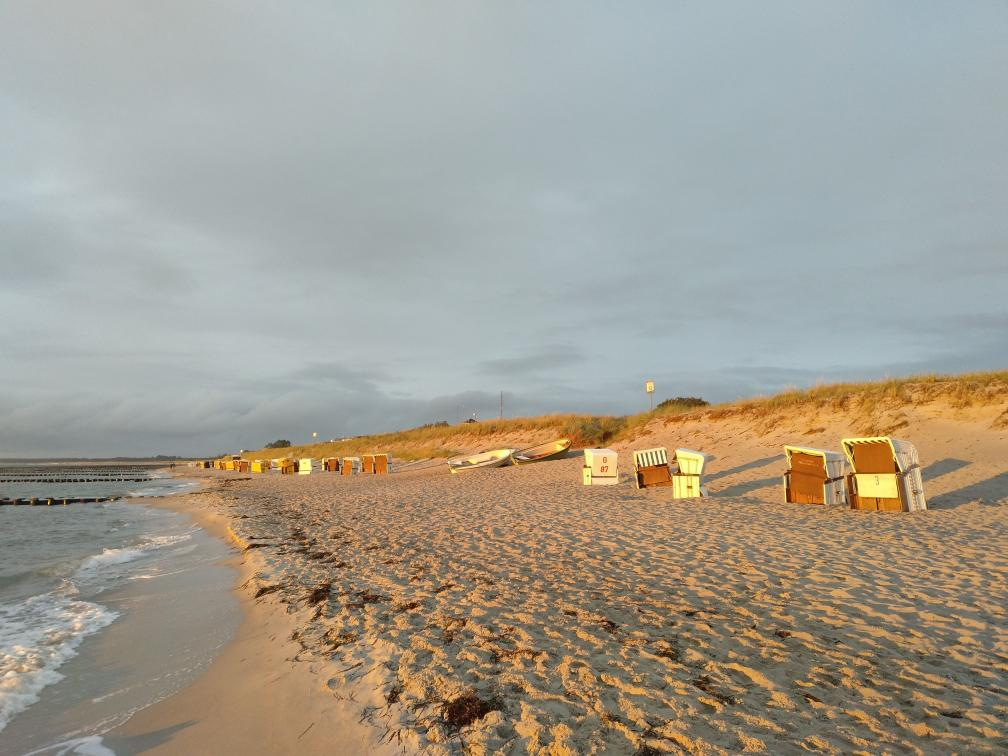
#> input picture lesson_2/data/sea.jpg, 1008 x 756 px
$ jupyter execute Homework.ipynb
#> lines starting #> are read from the running program, lines starting #| are printed output that depends on the picture
# HOMEWORK 2
For this homework you will have to complete and implement the colour balancing for:
* Gray world algorithm
* Scale-by-max algorithm

You are free to use your own images. Experiment with more images and think about the effect each of the algorithms has on the resulting (balanced) image.

### Colour Balancing
In this notebook we will show different type of colour balancing making use of von Kries' hypothesis.

[cell 1]
import cv2
import numpy as np
from matplotlib import pyplot as plt
plt.rcParams['figure.figsize'] = [15, 5]

[cell 2]
img = cv2.imread('../data/sea.jpg')
#> img is the input picture: shape (756, 1008, 3); mean B, G, R 144.1, 156.8, 162.3
img = cv2.cvtColor(img, cv2.COLOR_BGR2RGB)
plt.imshow(img)

### White patch
In white patch algorithm we choose a group of pixels we know they should be white. We then scale the resulting image colour channels by this white patch.

[cell 3]
# Define white patch and the coefficients
row, col = 485, 594
white = img[row, col, :]
#> white = [196, 152, 107]
coeffs = 255.0 / white
#> coeffs = [1.3, 1.68, 2.38]

# Apply white balancing and generate balanced image
balanced = np.zeros_like(img, dtype=np.float32)
for channel in range(3):
    balanced[..., channel] = img[..., channel] * coeffs[channel]
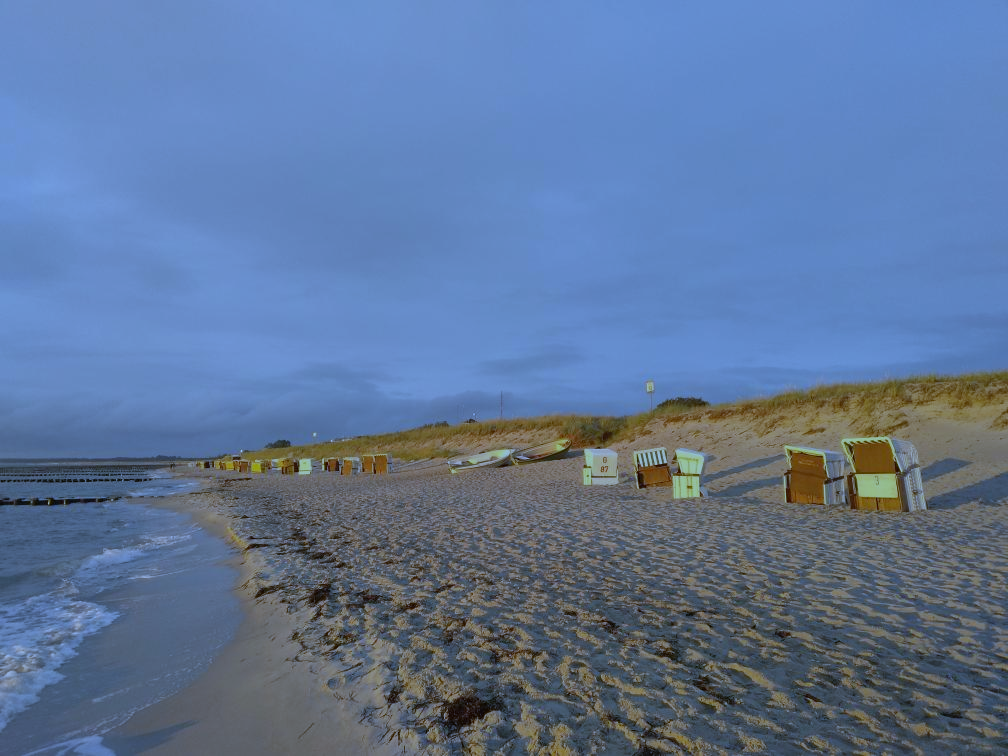
#> balanced: shape (756, 1008, 3) float32; mean R, G, B 211.1, 263, 343.4; drawn with min black and max white

# White patching does not guarantee that the dynamic range is preserved, images must be clipped.
balanced = balanced / 255
balanced[balanced > 1] = 1
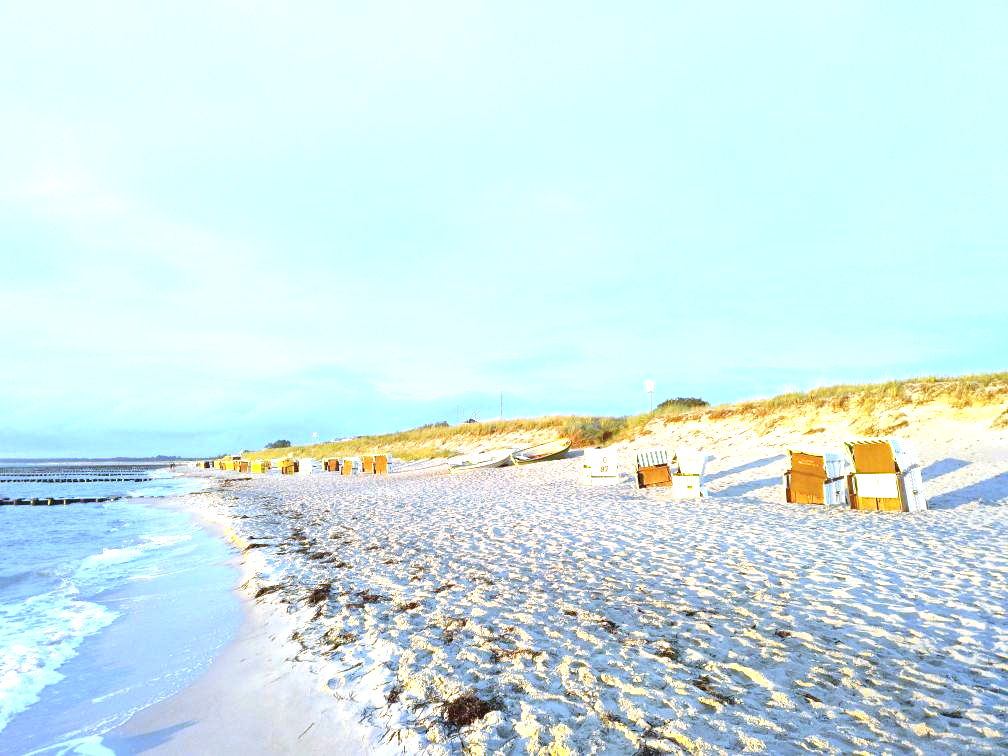
#> balanced: shape (756, 1008, 3) float32; mean R, G, B 0.822, 0.918, 0.923

plt.subplot(121), plt.imshow(img)
plt.subplot(122), plt.imshow(balanced)
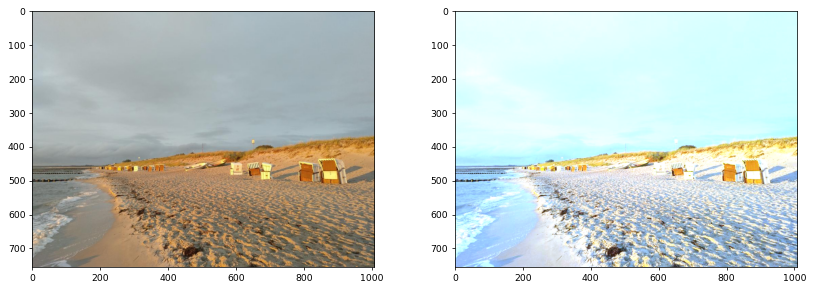
#> figure drawn by matplotlib, 2 panels

### Gray world
This algorithm assumes that a scene, on average, is gray.

[cell 4]
# Load your image
img = cv2.imread('../data/dark.png')
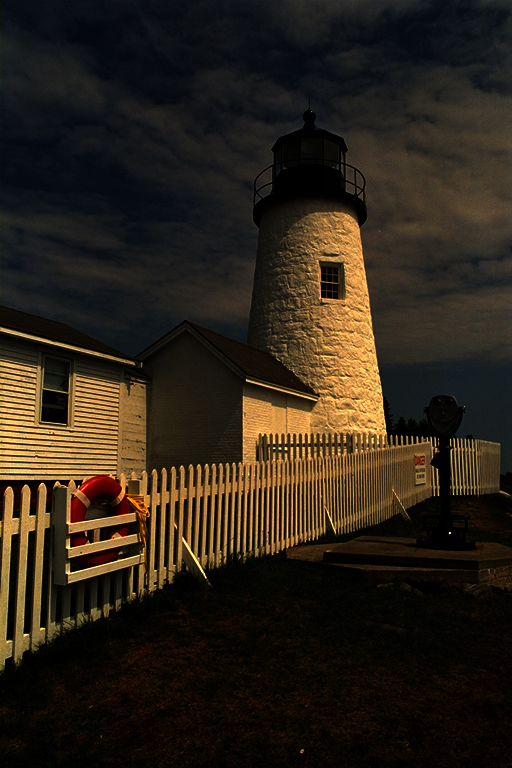
#> input picture lesson_2/data/dark.png, 512 x 768 px
#> img is the input picture: shape (768, 512, 3); mean B, G, R 23, 35.5, 44.4
img = cv2.cvtColor(img, cv2.COLOR_BGR2RGB)

# Compute the mean values for all three colour channels (red, green, blue)
mean_colors = cv2.mean(img)
#> mean_colors = (44.36, 35.5, 23.05, 0)
mean_r = mean_colors[0]
#> mean_r = 44.36
mean_g = mean_colors[1]
#> mean_g = 35.5
mean_b = mean_colors[2]
#> mean_b = 23.05

# Compute the coefficients kr, kg, kb
# Note: there are 3 coefficients to compute but we only have 2 equations.
# Therefore, you have to make an assumption, fix the value of one of the
# coefficients and compute the remining two
# Hint: You can fix the coefficient of the brightest colour channel to 1.
kr = 127.0 / mean_r
#> kr = 2.86
kg = 127.0 / mean_g
#> kg = 3.58
kb = 127.0 / mean_b
#> kb = 5.51
coeffs = [kr, kg, kb]
#> coeffs = [2.86, 3.58, 5.51]

# Apply color balancing and generate the balanced image
balanced = np.zeros_like(img, dtype=np.float32)
for channel in range(3):
    balanced[..., channel] = img[..., channel] * coeffs[channel]
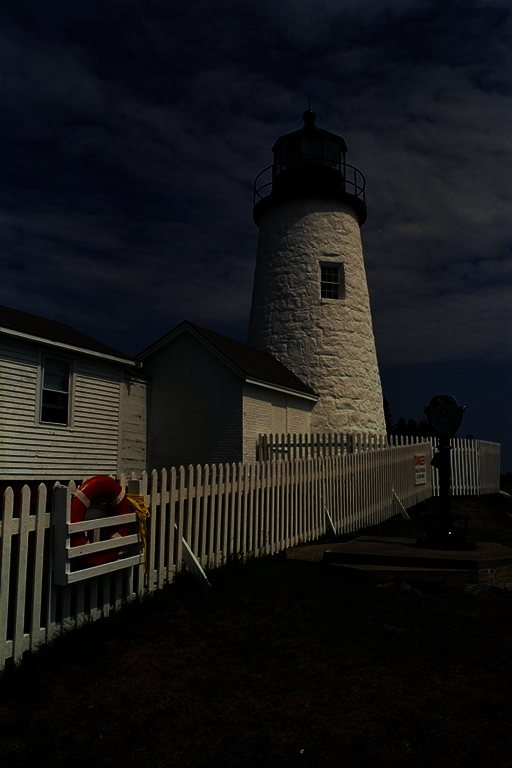
#> balanced: shape (768, 512, 3) float32; mean R, G, B 127, 127, 126.9; drawn with min black and max white

balanced = balanced / 255
balanced[balanced > 1] = 1
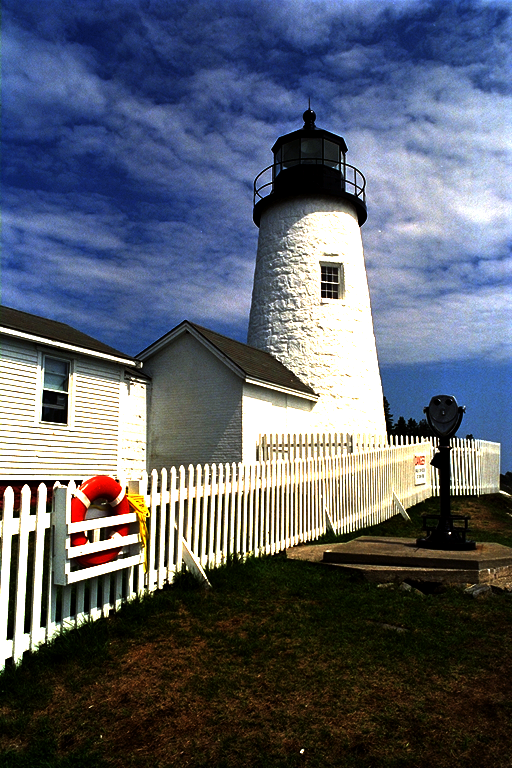
#> balanced: shape (768, 512, 3) float32; mean R, G, B 0.362, 0.383, 0.433

# Show the original and the balanced image side by side
plt.subplot(121), plt.imshow(img)
plt.subplot(122), plt.imshow(balanced)

### Scale-by-max
This is a straightforward algorithm that scales each colour channel by its maximum value. Note that it is sensitive to noise and saturations.

[cell 5]
# Load your image
img = cv2.imread('../data/sea.jpg')
img = cv2.cvtColor(img, cv2.COLOR_BGR2RGB)

# Compute the maximum values for all three colour channels (red, green, blue)
max_r = img[:,:,0].max()
#> max_r = 255
max_g = img[:,:,1].max()
#> max_g = 255
max_b = img[:,:,2].max()
#> max_b = 237

kr = 127.0 / max_r
#> kr = 0.498
kg = 127.0 / max_g
#> kg = 0.498
kb = 127.0 / max_b
#> kb = 0.536

coeffs = [kr, kg, kb]
#> coeffs = [0.498, 0.498, 0.536]

# # Apply scale-by-max balancing and generate the balanced image
balanced = np.zeros_like(img, dtype=np.float32)
for channel in range(3):
    balanced[..., channel] = img[..., channel] * coeffs[channel]
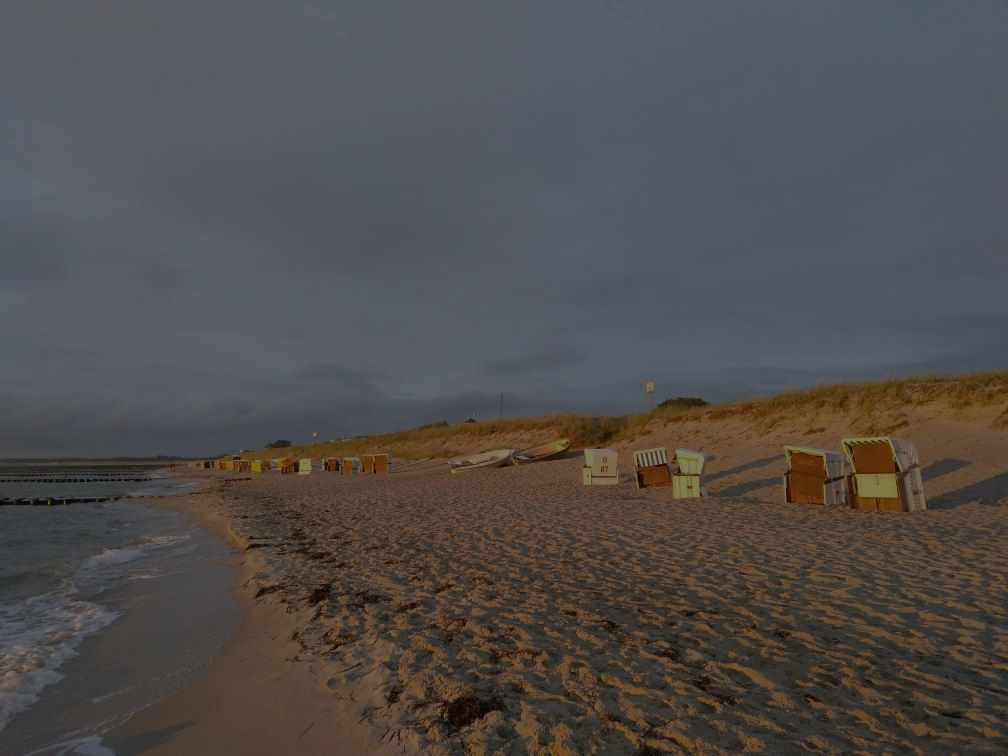
#> balanced: shape (756, 1008, 3) float32; mean R, G, B 80.9, 78.1, 77.2

balanced = balanced / 255
balanced[balanced > 1] = 1

plt.subplot(121), plt.imshow(img)
plt.subplot(122), plt.imshow(balanced)
